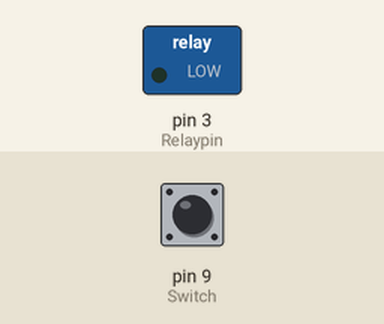
Recording of a sketch running on a simulated Arduino Uno, built with avr-gcc and run on an emulated ATmega328P. On the bench: switched loads named in the sketch (green lamp = pin HIGH). The test bench sets the inputs (shaded band); at power-on: pin 9 (Switch) HIGH.

Above: at 1.2 s.
1.3 s: pin 9 (Switch) pulled LOW for 0.15 s
At 1.4 s:
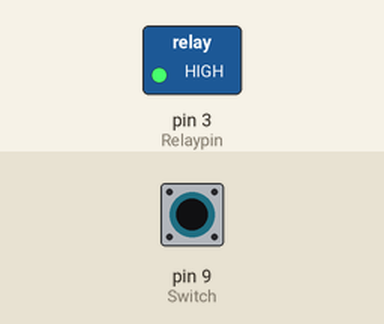
3.0 s: pin 9 (Switch) pulled LOW for 3.2 s
At 6.8 s:
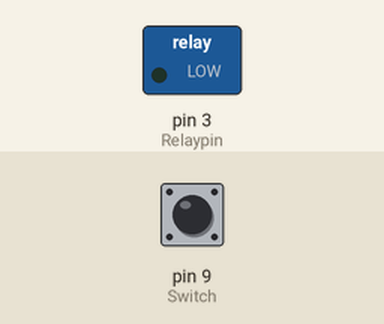
Timing chart, 0 to 8.3 s (numbered marks = the images above; inputs shaded):
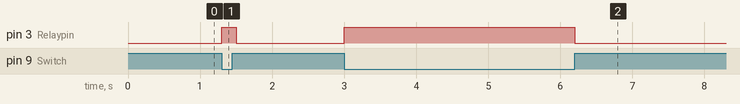

Measured:
- after the input at 1.3 s, pin 3 (Relaypin): LOW → HIGH at once, → LOW 0.20 s later
- after the input at 3.0 s, pin 3 (Relaypin): LOW → HIGH at once, → LOW 3.2 s later

The sketch:

Relay.ino
```cpp
int Relaypin = 3;
int Switch = 9;

void setup()
{
  pinMode(Relaypin, OUTPUT);
  pinMode(Switch, INPUT_PULLUP);
}

void loop()
{
  if(digitalRead(Switch)==LOW)
  {
    digitalWrite(Relaypin, HIGH);
    delay(100);
  }
  else
  {
    digitalWrite(Relaypin, LOW);
    delay(100);
  }
}
```
